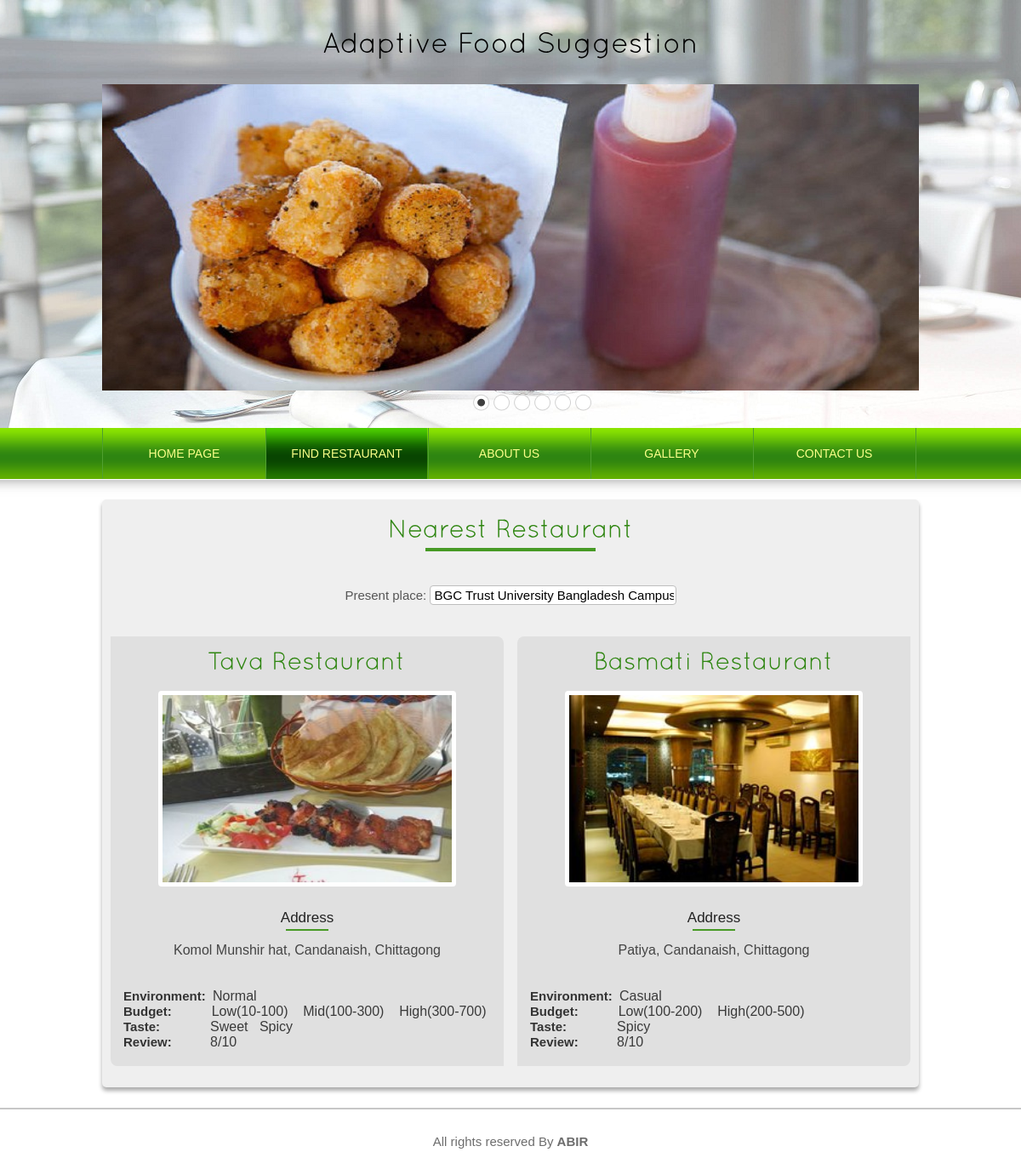
The app's page /find.php with its own data.
### tables this page shows
CREATE TABLE IF NOT EXISTS `tbl_restaurant` (
  `id` int(11) NOT NULL AUTO_INCREMENT,
  `name` varchar(255) NOT NULL,
  `image` varchar(255) NOT NULL,
  `address` varchar(255) NOT NULL,
  `env` varchar(255) NOT NULL,
  `budget1` varchar(255) NOT NULL,
  `budget2` varchar(255) NOT NULL,
  `budget3` varchar(255) NOT NULL,
  `taste1` varchar(255) NOT NULL,
  `taste2` varchar(255) NOT NULL,
  `review` varchar(255) NOT NULL,
  PRIMARY KEY (`id`)
);

### find.php (the view, shortened to what this page needs)
<html>
<?php include'conn.php'; ?>
<head>
<link href="css/style.css" rel="stylesheet" type="text/css" />
<link rel="stylesheet" type="text/css" href="css/coin-slider.css" />
</head>
<body>
<div class="main">
  <div class="header">
    <div class="header_resize">
      <div class="logo">
		<b><h2 class="mainTitle" style="color:#000000;font-size: 33px; font-weight:300;">Adaptive Food Suggestion</h2></b>
      </div>
      <div class="slider">
        <div id="coin-slider">
		</div>
      </div>
      <div class="menu_nav">
        <ul>
          <li><a href="index.php"><span>Home Page</span></a></li>
          <li class="active"><a href="find.php"><span>Find Restaurant</span></a></li>
          <li><a href="about.php"><span>About Us</span></a></li>
          <li><a href="gallery.php"><span>Gallery</span></a></li>
          <li><a href="contact.php"><span>Contact Us</span></a></li>
        </ul>
      </div>
    </div>
  </div>
  <div class="content">
    <div class="content_resize">
      <div class="homeDiv">
        <div class="article">
          <h2 style="color:#2F8611; font-size:30px;">Nearest Restaurant</h2><hr class="titleLine" style="width:200px;">
		  <div class="FindDivTop">
			<span>Present place:</span>
			<input type="text" class="Findtxt" value="BGC Trust University Bangladesh Campus" readonly>
		  </div>
        </div>
		<div class="FindDivTopaNthr">
			<div class="FindDivLeft">
<?php
	$sql = "select * from tbl_restaurant ORDER BY RAND() limit 1";
	$query = mysqli_query($conn, $sql);
	while($result = mysqli_fetch_assoc($query))
	{
		$id =  $result['id'];
?>
			<h3 style="color:#2F8611; font-size:29px;"><?php echo $result['name']; ?></h3>
				<img src="<?php echo $result['image']; ?>">
				<p>Address<hr class="titleLine" style="width:50px; margin-bottom:-4px; height:2px; margin-top:-4px"><br>
					<strong><?php echo $result['address']; ?></strong>
				</p><br>
				<div style="text-align:left; margin-bottom:5px; padding:10px 15px;">
					<span class="span1">Environment:&nbsp;&nbsp;</span><span class="span2"><?php echo $result['env']; ?></span><br>
					<span class="span1" style="margin-right:47px">Budget:</span><span class="span2"><?php echo $result['budget1']; ?>&nbsp;&nbsp;&nbsp;&nbsp;<?php echo $result['budget2']; ?>&nbsp;&nbsp;&nbsp;&nbsp;<?php echo $result['budget3']; ?></span><br>
					<span class="span1" style="margin-right:59px">Taste:</span><span class="span2"><?php echo $result['taste1']; ?>&nbsp;&nbsp;&nbsp;<?php echo $result['taste2']; ?></span><br>
					<span class="span1" style="margin-right:37px">Review:&nbsp;&nbsp;</span><span class="span2"><?php echo $result['review']; ?></span><br>
				</div>
<?php } ?>
			</div>
			<div class="FindDivRight">
<?php
	$sql = "select * from tbl_restaurant where id!=$id ORDER BY RAND() limit 1";
	$query = mysqli_query($conn, $sql);
	while($result = mysqli_fetch_assoc($query))
	{
?>
			<h3 style="color:#2F8611; font-size:29px;"><?php echo $result['name']; ?></h3>
				<img src="<?php echo $result['image']; ?>">
				<p>Address<hr class="titleLine" style="width:50px; margin-bottom:-4px; height:2px; margin-top:-4px"><br>
					<strong><?php echo $result['address']; ?></strong>
				</p><br>
				<div style="text-align:left; margin-bottom:5px; padding:10px 15px;">
					<span class="span1">Environment:&nbsp;&nbsp;</span><span class="span2"><?php echo $result['env']; ?></span><br>
					<span class="span1" style="margin-right:47px">Budget:</span><span class="span2"><?php echo $result['budget1']; ?><?php echo $result['budget2']; ?></span><br>
					<span class="span1" style="margin-right:59px">Taste:</span><span class="span2"><?php echo $result['taste1']; ?>&nbsp;&nbsp;&nbsp;<?php echo $result['taste2']; ?></span><br>
					<span class="span1" style="margin-right:37px">Review:&nbsp;&nbsp;</span><span class="span2"><?php echo $result['review']; ?></span><br>
				</div>
<?php } ?>
			</div>
		</div>
      </div>
    </div>
  </div>
  <div class="footer">
    <div class="footer_resize">
      <p>All rights reserved By <b>ABIR</b></p>
    </div>
  </div>
</div>
</body>
</html>

### css/style.css (style rules this page uses)
body { margin:0; padding:0; width:100%; color:#6d6d6d; font:normal 12px/1.5em "Liberation sans", Arial, Helvetica, sans-serif; background:#fff url(../images/main_bg.gif) repeat-x left top; }
html, .main { padding:0; margin:0; }
.main { background:url(../images/header_bg.jpg) no-repeat center top; }
p { margin:8px 0; padding:0 0 8px 0; }
a { color:#3db90d; text-decoration:underline; }
.header, .content, .menu_nav, .fbg, .footer, form, ol, ol li, ul, .content .mainbar, .content .sidebar { margin:0; padding:0; }
.header_resize { margin:0 auto; padding:0; width:960px; }
.logo { float: left; height: 99px; padding: 0; width: 100%; text-align: center; }
.mainTitle { margin-top: 35px; }
.slider { padding:0; height:404px; }
.menu_nav { margin:0 auto; padding:0; height:60px; }
.menu_nav ul { list-style:none; padding:0 0 0 2px; height:60px; float:left; background:url(../images/menu_split.gif) no-repeat left top; }
.menu_nav ul li { margin:0; padding:0 2px 0 0; float:left; background:url(../images/menu_split.gif) no-repeat right top; }
.menu_nav ul li a { display:block; margin:0; padding:21px 0; width:189px; font-size:14px; line-height:18px; font-weight:normal; color:#faff89; text-decoration:none; text-transform:uppercase; text-align:center; }
.menu_nav ul li.active a, .menu_nav ul li a:hover { text-decoration:none; background:#267900 url(../images/menu_a.gif) repeat-x left top; }
.content { border-bottom:1px solid #c7c7c7; }
.content_resize { margin:0 auto; padding:24px 0; width:960px; }
.footer { background: #fff none repeat scroll 0 0; border-top: 1px solid #c7c7c7; height: 60px; }
.footer_resize { color: #6d6d6d; padding: 5px 0; text-align: center; height: 100%; }
.footer_resize p { line-height: normal; margin: 24px 0; padding: 0; text-indent: inherit; white-space: nowrap; font-size: 15px; }
a { outline:none; }
.homeDiv { background: #efefef none repeat scroll 0 0; border-radius: 5px; min-height: 465px; padding-top: 16px; box-shadow: 0px 4px 5px #ababab; }
.homeDiv h2 { text-align: center; margin-bottom: 5px; margin-top: 5px; }
.titleLine { height:4px; background:#479a25; width:200px; margin-bottom: 40px; border:none; }
.article h2 { text-align: center; margin-bottom: 5px; margin-top: 5px; }
.FindDivTop { text-align: center; height: 50px; }
.FindDivTop span { color: #555555; font-size: 15px; }
.Findtxt { border-radius: 4px; font-size: 15px; height: 23px; padding-left: 5px; width: 290px; border: 1px solid #bebebe; }
.FindDivTopaNthr { min-height: 520px; padding: 10px; }
.FindDivLeft { background: #e0e0e0 none repeat scroll 0 0; border-radius: 0px 8px 0px 8px; float: left; height: 505px; margin-right: 16px; text-align: center; width: 462px; }
.FindDivLeft h3, .FindDivRight h3, .resultinnerDiv h3 { margin-top: 15px; margin-bottom: 20px; }
.FindDivLeft img, .FindDivRight img, .resultinnerDiv img { height: 220px; margin-bottom: 20px; width: 340px; padding: 5px; background: #ffffff; border-radius: 4px; }
.FindDivLeft p, .FindDivRight p, .resultinnerDiv p { font-size: 17px; color: #222222; padding-bottom:0px; }
.FindDivLeft strong, .FindDivRight strong, .resultinnerDiv strong { font-size: 16px; font-weight: normal; color: #444444; }
.FindDivRight, .resultinnerDiv { background: #e0e0e0 none repeat scroll 0 0; float: left; width: 462px; text-align: center; height: 505px; }
.FindDivRight { border-radius: 8px 0px 8px 0px; }
.span1 { font-size: 15px; font-weight: bold; color: #333333; }
.span2 { font-size: 16px; color: #3a3a3a; }

### records on screen
tbl_restaurant: image (picture), address "Komol Munshir hat, Candanaish, Chittagong", env "Normal", budget1 "Low(10-100)", budget2 "Mid(100-300)", budget3 "High(300-700)", taste1 "Sweet", taste2 "Spicy", review "8/10"
tbl_restaurant: image (picture), address "Patiya, Candanaish, Chittagong", env "Casual", budget1 "Low(100-200)", budget2 "High(200-500)", taste1 "Spicy", review "8/10"
